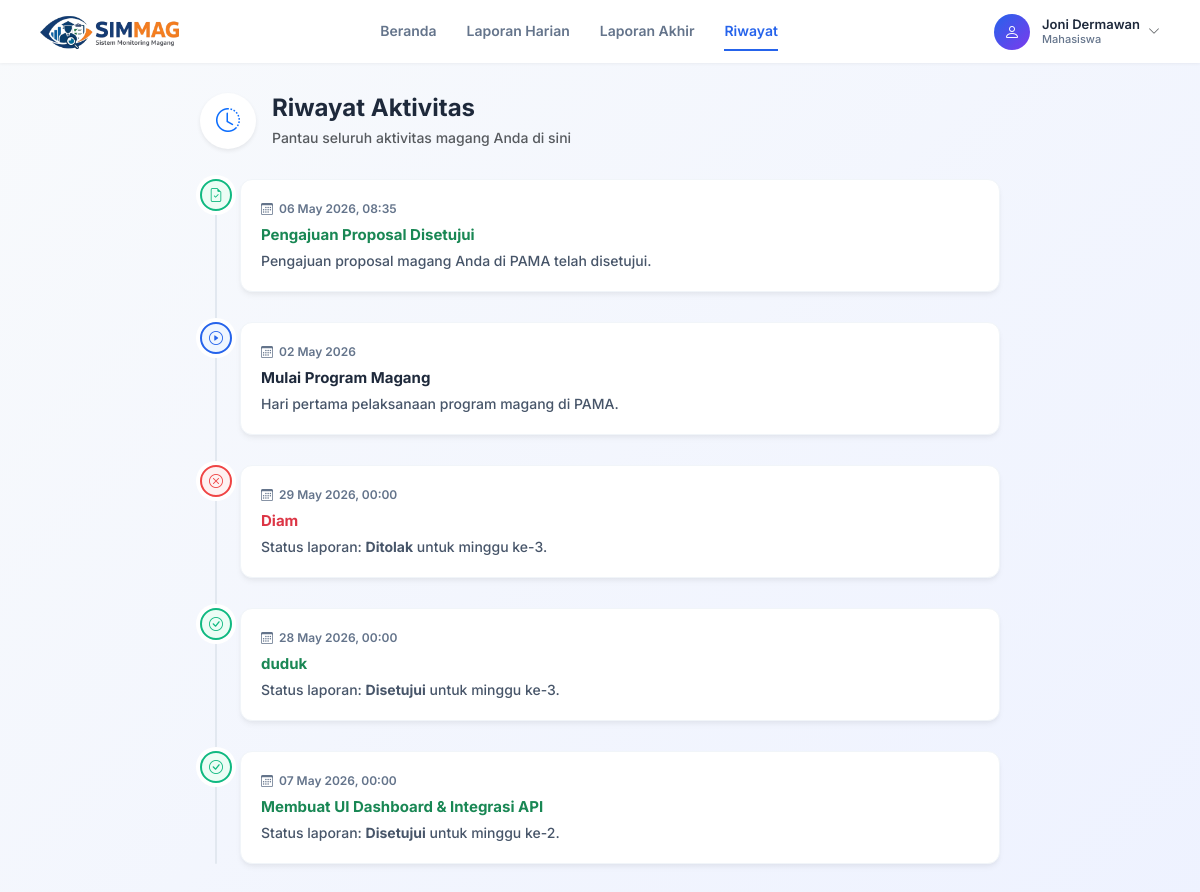
Page /mahasiswa/riwayat.php (signed in) on the committed database.
### tables this page shows
CREATE TABLE `mahasiswa` (
  `id_mahasiswa` int(11) NOT NULL,
  `NIM` varchar(20) NOT NULL,
  `nama` varchar(100) NOT NULL,
  `email` varchar(100) NOT NULL,
  `prodi` varchar(100) NOT NULL,
  `password` varchar(255) NOT NULL,
  `no_hp` varchar(20) DEFAULT NULL
);

CREATE TABLE `pengajuan` (
  `id_pengajuan` int(11) NOT NULL,
  `id_mahasiswa` int(11) DEFAULT NULL,
  `jenis_perusahaan` varchar(50) DEFAULT NULL,
  `nama_perusahaan` varchar(255) DEFAULT NULL,
  `alamat` varchar(255) DEFAULT NULL,
  `provinsi` varchar(100) DEFAULT NULL,
  `kota` varchar(100) DEFAULT NULL,
  `kecamatan` varchar(100) DEFAULT NULL,
  `kode_pos` varchar(20) DEFAULT NULL,
  `judul_proposal` varchar(255) DEFAULT NULL,
  `bidang` varchar(100) DEFAULT NULL,
  `tanggal_mulai` date DEFAULT NULL,
  `tanggal_selesai` date DEFAULT NULL,
  `catatan` text DEFAULT NULL,
  `file_proposal` varchar(255) DEFAULT NULL,
  `status` varchar(50) DEFAULT 'pending',
  `created_at` timestamp NOT NULL DEFAULT current_timestamp()
);

CREATE TABLE `laporan_harian` (
  `id_laporan_harian` int(11) NOT NULL,
  `id_mahasiswa` int(11) NOT NULL,
  `kegiatan` text NOT NULL,
  `file_pendukung` varchar(255) DEFAULT NULL,
  `tanggal_submit` datetime NOT NULL DEFAULT current_timestamp(),
  `status` varchar(50) DEFAULT 'menunggu',
  `catatan_dosen` text DEFAULT NULL,
  `id_pendaftaran` int(11) DEFAULT NULL,
  `minggu_ke` int(11) DEFAULT NULL,
  `jam_masuk` time DEFAULT NULL,
  `jam_keluar` time DEFAULT NULL
);

### mahasiswa/riwayat.php (the view, shortened to what this page needs)
<?php
$user = $_SESSION['user'];
$db = new Database();
$conn = $db->getConnection();
$page = "riwayat";
$stmtMhs = $conn->prepare("SELECT * FROM mahasiswa WHERE id_mahasiswa = ?");
$stmtMhs->execute([$user['id']]);
$mahasiswa = $stmtMhs->fetch(PDO::FETCH_ASSOC);
$nama_mahasiswa = $mahasiswa['nama'];
$stmtRiwayat = $conn->prepare("
    SELECT id_laporan_harian, kegiatan, status, tanggal_submit, minggu_ke
    FROM laporan_harian
    WHERE id_mahasiswa = ?
    ORDER BY tanggal_submit DESC
");
$stmtRiwayat->execute([$user['id']]);
$data_riwayat = $stmtRiwayat->fetchAll(PDO::FETCH_ASSOC);
$stmtPengajuan = $conn->prepare("SELECT * FROM pengajuan WHERE id_mahasiswa = ? AND status = 'Disetujui' ORDER BY id_pengajuan DESC LIMIT 1");
$stmtPengajuan->execute([$user['id']]);
$pengajuan = $stmtPengajuan->fetch(PDO::FETCH_ASSOC);
?>
<!DOCTYPE html>
<html lang="id">
<head>
    <link href="https://cdn.jsdelivr.net/npm/bootstrap@5.3.0/dist/css/bootstrap.min.css" rel="stylesheet">
    <link href="https://cdn.jsdelivr.net/npm/bootstrap-icons/font/bootstrap-icons.css" rel="stylesheet">
    <link rel="stylesheet" href="assets/css/mahasiswa_navbar.css">
    <link rel="stylesheet" href="assets/css/riwayat.css">
    <link rel="stylesheet" href="assets/css/mahasiswa.css">
</head>
<body>
    <div class="top-navbar">
        <div class="navbar-brand">
            <img src="assets/logo.png" alt="SIMMAG">
        </div>
        <div class="nav-center">
            <a href="magang_aktif.php" class="<?= ($page == 'magang_aktif') ? 'active' : '' ?>">Beranda</a>
            <a href="laporan_harian.php" class="<?= ($page == 'laporan_harian') ? 'active' : '' ?>">Laporan Harian</a>
            <a href="laporan_akhir.php" class="<?= ($page == 'laporan_akhir') ? 'active' : '' ?>">Laporan Akhir</a>
            <a href="riwayat.php" class="<?= ($page == 'riwayat') ? 'active' : '' ?>">Riwayat</a>
        </div>
        <div class="nav-right">
            <div class="profile-section">
                <div class="profile-wrapper">
                    <div class="profile-info" id="profileToggle" style="cursor:pointer;">
                        <div class="profile-avatar"><i class="bi bi-person"></i></div>
                        <div class="profile-text">
                            <div class="name"><?= $nama_mahasiswa ?></div>
                            <div class="role">Mahasiswa</div>
                        </div>
                        <i class="bi bi-chevron-down ms-2 text-muted" style="font-size: 12px;"></i>
                    </div>
                </div>
            </div>
        </div>
    </div>
    <div class="main-container">
        <div class="mx-auto" style="max-width: 800px;">
            <div class="d-flex align-items-center mb-4">
                <div class="bg-white rounded-circle shadow-sm me-3 text-primary d-flex align-items-center justify-content-center" style="width: 56px; height: 56px;">
                    <i class="bi bi-clock-history fs-4"></i>
                </div>
                <div>
                    <h4 class="mb-1 fw-bold" style="color: #1e293b;">Riwayat Aktivitas</h4>
                    <p class="text-muted mb-0" style="font-size: 14px;">Pantau seluruh aktivitas magang Anda di sini</p>
                </div>
            </div>
            <?php if ($pengajuan): ?>
            <div class="timeline-container">
                <div class="timeline-item">
                    <div class="timeline-icon success"><i class="bi bi-file-earmark-check"></i></div>
                    <div class="timeline-content">
                        <div class="timeline-date"><i class="bi bi-calendar3"></i> <?= date('d F Y, H:i', strtotime($pengajuan['created_at'])) ?></div>
                        <h6 class="timeline-title text-success">Pengajuan Proposal Disetujui</h6>
                        <p class="timeline-desc">Pengajuan proposal magang Anda di <?= $pengajuan['nama_perusahaan'] ?> telah disetujui.</p>
                    </div>
                </div>
                <div class="timeline-item">
                    <div class="timeline-icon primary"><i class="bi bi-play-circle"></i></div>
                    <div class="timeline-content">
                        <div class="timeline-date"><i class="bi bi-calendar3"></i> <?= date('d F Y', strtotime($pengajuan['tanggal_mulai'])) ?></div>
                        <h6 class="timeline-title">Mulai Program Magang</h6>
                        <p class="timeline-desc">Hari pertama pelaksanaan program magang di <?= $pengajuan['nama_perusahaan'] ?>.</p>
                    </div>
                </div>
                <?php foreach ($data_riwayat as $item): ?>
                <div class="timeline-item">
                    <div class="timeline-icon <?php if ($item['status'] == 'Disetujui') echo 'success'; elseif ($item['status'] == 'Ditolak') echo 'danger'; else echo 'warning'; ?>">
                        <?php if ($item['status'] == 'Disetujui'): ?>
                            <i class="bi bi-check-circle"></i>
                        <?php elseif ($item['status'] == 'Ditolak'): ?>
                            <i class="bi bi-x-circle"></i>
                        <?php else: ?>
                            <i class="bi bi-clock"></i>
                        <?php endif; ?>
                    </div>
                    <div class="timeline-content">
                        <div class="timeline-date"><i class="bi bi-calendar3"></i> <?= date('d F Y, H:i', strtotime($item['tanggal_submit'])) ?></div>
                        <h6 class="timeline-title <?php if ($item['status'] == 'Disetujui') echo 'text-success'; elseif ($item['status'] == 'Ditolak') echo 'text-danger'; ?>"><?= htmlspecialchars($item['kegiatan']) ?></h6>
                        <p class="timeline-desc">Status laporan: <strong><?= $item['status'] ?></strong> untuk minggu ke-<?= $item['minggu_ke'] ?>.</p>
                    </div>
                </div>
                <?php endforeach; ?>
            </div>
            <?php endif; ?>
        </div>
    </div>
</body>
</html>

### mahasiswa/assets/css/mahasiswa_navbar.css (style rules this page uses)
body { font-family: 'Inter', sans-serif; background: linear-gradient(135deg, #f8fafc 0%, #eef2ff 100%); color: #1e293b; min-height: 100vh; margin: 0; padding: 0; }
.top-navbar { background-color: #ffffff; padding: 12px 40px; display: flex; align-items: center; justify-content: space-between; box-shadow: 0 1px 3px rgba(0,0,0,0.05); }
.navbar-brand img { height: 35px; }
.nav-center { display: flex; gap: 30px; }
.nav-center a { color: #64748b; text-decoration: none; font-weight: 600; font-size: 14px; padding: 8px 0; border-bottom: 2px solid transparent; transition: all 0.2s; }
.nav-center a:hover, .nav-center a.active { color: #2563eb; border-bottom: 2px solid #2563eb; }
.nav-right { display: flex; align-items: center; gap: 20px; }
.profile-section { display: flex; align-items: center; margin-left: 15px; }
.profile-info { display: flex; align-items: center; }
.profile-avatar { width: 36px; height: 36px; border-radius: 50%; background: linear-gradient(135deg, #2563eb, #7c3aed); color: white; display: flex; align-items: center; justify-content: center; font-size: 16px; margin-right: 12px; }
.profile-text { line-height: 1.2; }
.profile-text .name { font-weight: 600; font-size: 13px; color: #1e293b; }
.profile-text .role { font-size: 11px; color: #64748b; }
.profile-wrapper { position: relative; }
.main-container { padding: 30px 40px; max-width: 1400px; margin: 0 auto; }

### mahasiswa/assets/css/riwayat.css (style rules this page uses)
.timeline-container { position: relative; padding-left: 40px; margin-top: 30px; margin-bottom: 30px; }
.timeline-container::before { content: ''; position: absolute; left: 15px; top: 0; bottom: 0; width: 2px; background: #e2e8f0; border-radius: 2px; }
.timeline-item { position: relative; margin-bottom: 30px; }
.timeline-item:last-child { margin-bottom: 0; }
.timeline-icon { position: absolute; left: -40px; width: 32px; height: 32px; border-radius: 50%; display: flex; align-items: center; justify-content: center; background: #fff; border: 2px solid #e2e8f0; z-index: 1; font-size: 14px; box-shadow: 0 0 0 4px #fff; transition: all 0.3s ease; }
.timeline-icon.primary { border-color: #2563eb; color: #2563eb; background: #eff6ff; }
.timeline-icon.success { border-color: #10b981; color: #10b981; background: #ecfdf5; }
.timeline-icon.danger { border-color: #ef4444; color: #ef4444; background: #fef2f2; }
.timeline-content { background: #fff; padding: 20px; border-radius: 12px; box-shadow: 0 4px 6px -1px rgba(0, 0, 0, 0.05), 0 2px 4px -1px rgba(0, 0, 0, 0.03); border: 1px solid #f1f5f9; transition: all 0.3s ease; }
.timeline-date { font-size: 12px; font-weight: 600; color: #64748b; margin-bottom: 8px; display: flex; align-items: center; gap: 6px; }
.timeline-title { font-weight: 700; font-size: 15px; color: #1e293b; margin-bottom: 6px; }
.timeline-desc { color: #475569; font-size: 14px; line-height: 1.5; margin: 0; }

### mahasiswa/assets/css/mahasiswa.css (style rules this page uses)
body { font-family: 'Inter', sans-serif; font-weight: 500; background: linear-gradient(135deg, #f8fafc 0%, #eef2ff 100%); min-height: 100vh; }
h2, h3, h4 { font-weight: 700; color: #1e293b; }
h5, h6 { font-weight: 600; color: #334155; }
p, small { font-weight: 500; color: #64748b; }
.profile-section { display: flex; align-items: center; }
.profile-info { display: flex; align-items: center; }
.profile-avatar { width: 36px; height: 36px; border-radius: 50%; background: linear-gradient(135deg, #2563eb, #7c3aed); color: white; display: flex; align-items: center; justify-content: center; font-size: 16px; margin-right: 12px; }
.profile-text { line-height: 1.2; }
.profile-text .name { font-weight: 600; font-size: 13px; color: #1e293b; }
.profile-text .role { font-size: 11px; color: #64748b; }
.profile-wrapper { position: relative; }

### rows in the picture
mahasiswa: nama "Joni Dermawan"
pengajuan: created_at "06 May 2026, 08:35", nama_perusahaan "PAMA", tanggal_mulai "02 May 2026"
laporan_harian: tanggal_submit "29 May 2026, 00:00", kegiatan "Diam", status "Ditolak", minggu_ke "3"
laporan_harian: tanggal_submit "28 May 2026, 00:00", kegiatan "duduk", status "Disetujui", minggu_ke "3"
laporan_harian: tanggal_submit "07 May 2026, 00:00", kegiatan "Membuat UI Dashboard & Integrasi API", status "Disetujui", minggu_ke "2"
